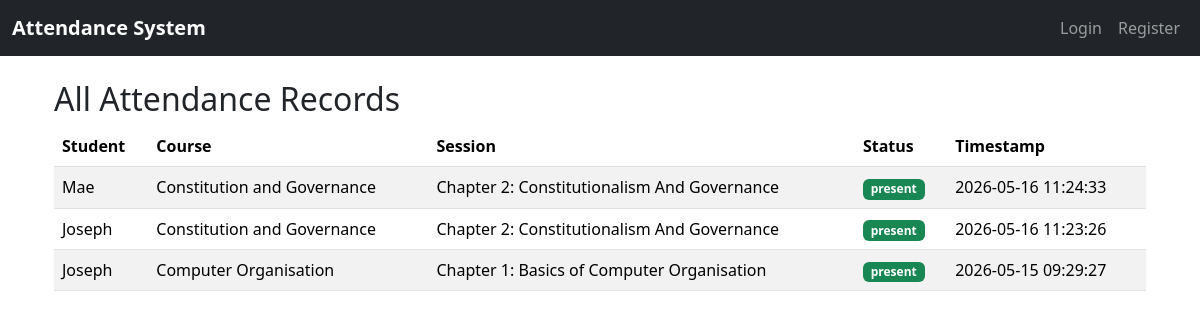
Before: /scanner/attendance/ with the older database file.
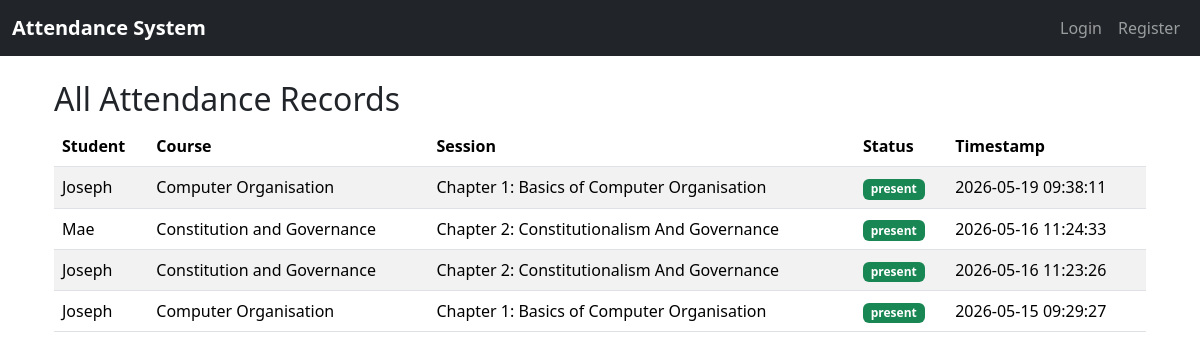
After: the same page with the newer database file.
### StudentScanner/models.py (models this page shows, shortened)
class Attendance(models.Model):
    STATUS_CHOICES = [
        ('present', 'Present'),
        ('late', 'Late'),
        ('absent', 'Absent'),
    ]
    student = models.ForeignKey(settings.AUTH_USER_MODEL, on_delete=models.CASCADE)
    session = models.ForeignKey(Session, on_delete=models.CASCADE)
    timestamp = models.DateTimeField(auto_now_add=True)
    status = models.CharField(max_length=10, choices=STATUS_CHOICES, default='present')
    marked_latitude = models.FloatField(null=True, blank=True)
    marked_longitude = models.FloatField(null=True, blank=True)
    device_info = models.CharField(max_length=255, blank=True)
    ip_address = models.GenericIPAddressField(null=True, blank=True)
    class Meta:
        unique_together = ['student', 'session']  # Prevent duplicate attendance
        ordering = ['-timestamp']

class Session(models.Model):
    course = models.ForeignKey(Course, on_delete=models.CASCADE, related_name="sessions")
    lecturer = models.ForeignKey(settings.AUTH_USER_MODEL, on_delete=models.CASCADE)
    topic = models.CharField(max_length=200)
    created_at = models.DateTimeField(auto_now_add=True)
    is_active = models.BooleanField(default=True)
    qr_code_data = models.CharField(max_length=255, unique=True)
    qr_code_base64 = models.TextField(null=True, blank=True)
    qr_expiry = models.DateTimeField(default=timezone.now)
    latitude = models.FloatField(null=True, blank=True)
    longitude = models.FloatField(null=True, blank=True)
    location_name = models.CharField(max_length=500, null=True, blank=True)  # Human-readable location
    allowed_radius = models.IntegerField(default=100)  # 100 meters default

class Course(models.Model):
    programs = models.ManyToManyField(Program, related_name="courses")
    name = models.CharField(max_length=100)
    code = models.CharField(max_length=20, unique=True)
    students = models.ManyToManyField(CustomUser, related_name="enrolled_courses", blank=True)
    default_latitude = models.FloatField(null=True, blank=True)
    default_longitude = models.FloatField(null=True, blank=True)

### UserLogin/models.py (models this page shows, shortened)
class CustomUser(AbstractUser):
    program = models.ForeignKey(
        Program,
        on_delete=models.SET_NULL,
        null=True,
        blank=True,
        related_name="student_users"   # ✅ unique reverse accessor
    )
    programs = models.ManyToManyField(
        Program,
        blank=True,
        related_name="customuser_lecturers"   # ✅ unique reverse accessor
    )
    ROLE_CHOICES = (
        ('student', 'Student'),
        ('lecturer', 'Lecturer'),
        ('admin', 'Admin'),
    )
    role = models.CharField(max_length=20, choices=ROLE_CHOICES, default='student')

### StudentScanner/views.py (the view)
# urls.py: path('attendance/', views.attendance_list, name='attendance_list'),
def attendance_list(request):
    attendance = Attendance.objects.all().select_related('student', 'session').order_by('-timestamp')
    return render(request, 'StudentScanner/attendance.html', {'attendance': attendance})

### StudentScanner/templates/StudentScanner/attendance.html
{% extends 'base.html' %}
{% block content %}
<div class="container mt-4">
    <h2>All Attendance Records</h2>
    <table class="table table-striped">
        <thead>
            <tr>
                <th>Student</th>
                <th>Course</th>
                <th>Session</th>
                <th>Status</th>
                <th>Timestamp</th>
            </tr>
        </thead>
        <tbody>
            {% for record in attendance %}
            <tr>
                <td>{{ record.student.username }}</td>
                <td>{{ record.session.course.name }}</td>
                <td>{{ record.session.topic }}</td>
                <td><span class="badge {% if record.status == 'present' %}bg-success{% else %}bg-warning{% endif %}">{{ record.status }}</span></td>
                <td>{{ record.timestamp|date:"Y-m-d H:i:s" }}</td>
            </tr>
            {% empty %}
            <tr>
                <td colspan="5">No attendance records found.</td>
            </tr>
            {% endfor %}
        </tbody>
    </table>
</div>
{% endblock %}

Changed rows visible on the page:
added Attendance: student.username "Joseph", session.course.name "Computer Organisation", session.topic "Chapter 1: Basics of Computer Organisation", status "present", timestamp "2026-05-19 09:38:11"
